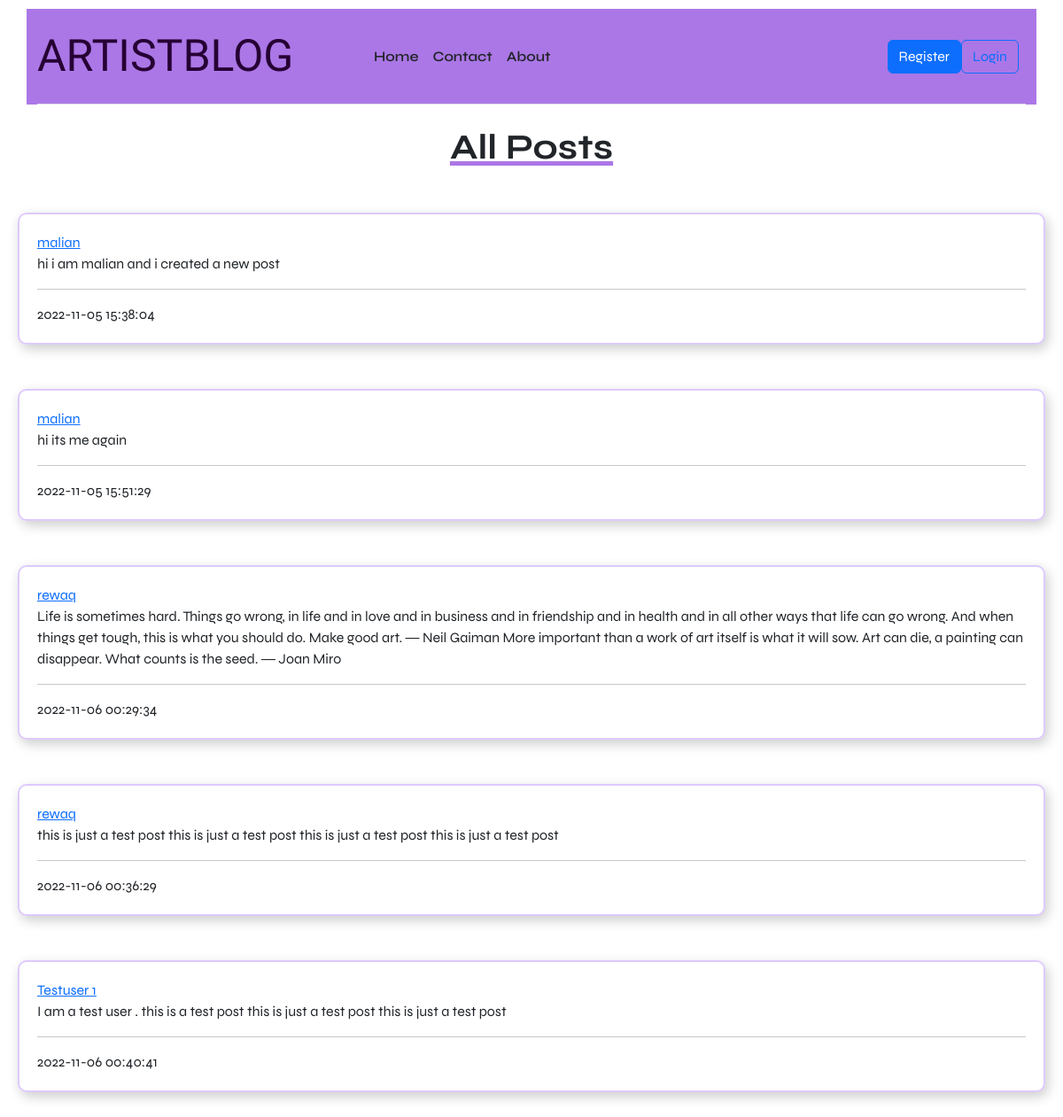
The page /home on the database its author committed.
### general/models.py (models this page shows)
class Post(db.Model):
    id = db.Column(db.Integer, primary_key=True)
    author = db.Column(db.Integer, db.ForeignKey('user.id', on_delete="CASCADE"),nullable=False)
    text= db.Column(db.Text(120), nullable=False)
    posted_on = db.Column(db.DateTime(timezone=True), default= func.now())

class User(db.Model, UserMixin):
    id = db.Column(db.Integer, primary_key=True)
    username = db.Column(db.String(20), nullable=False, unique=True)
    password = db.Column(db.String(100), nullable=False)
    email= db.Column(db.String(120), nullable=False, unique= True)
    date_created = db.Column(db.DateTime(timezone=True), default= func.now())
    posts =db.relationship('Post', backref='user', passive_deletes= True)

### general/display.py (the view)
@display.route("/")
@display.route("/home")
def home():
    posts = Post.query.all()
    return render_template("home.html",user=current_user, posts=posts)

### general/templates/home.html (shortened to what this page needs)
{% extends "base.html" %}
{% block content %}
<h1 style="text-align: center; font-weight: 700; text-decoration: underline; text-decoration-thickness: 5px; text-decoration-color: rgb(171, 119, 230) ;">{% block header %}All Posts {% endblock %} </h1>
{%  for post in posts %}
<div class="box">
    <div class="ibox">
        <a href="/user/{{post.user.username}}">{{post.user.username}}</a>
    </div>
    <div class="boxbody">
        <div class="boxtext">
            {{post.text}}
        </div>
    </div>
    <div class="boxbottom">
        <hr>
        {{post.posted_on}}
    </div>
</div>
{%  endfor %}
{% endblock %}

### general/templates/base.html (shortened to what this page needs)
<!DOCTYPE html>
<html lang="en">
<head>
    <link rel="stylesheet" href="/static/css/main.css">
    <link href="https://cdn.jsdelivr.net/npm/bootstrap@5.2.2/dist/css/bootstrap.min.css" rel="stylesheet">
</head>
<body>
    <div style="  background-color: rgb(171, 119, 230);" class="container">
        <header  style="align-items: center; " class="d-flex flex-wrap align-items-center justify-content-center justify-content-md-between py-3 mb-4 border-bottom">
          <a href="/" class="d-flex align-items-center col-md-4 mb-2 mb-md-0 text-dark text-decoration-none">
            <div style="color:rgb(38, 0, 52) ;    font-family: 'Modak', cursive;
            font-size: 50px;  " class="logo">ARTISTBLOG</div>
          </a>
          <ul style="font-family: 'Syne', sans-serif ;" class="nav col-12 col-md-auto mb-2 justify-content-center mb-md-0">
            <li><a href="/home" style="font-weight: 600;  "  class="nav-link px-2 link-dark">Home</a></li>
            <li><a href="/contact"  style="font-weight:600;" class="nav-link px-2 link-dark">Contact</a></li>
            <li><a href="/about"  style="font-weight: 600;" class="nav-link px-2 link-dark">About</a></li>
          </ul>
         {% if user.is_authenticated %}
         <a href="/logout">  <button type="button"    class="btn btn-outline-primary me-2">Logout</button></a>
          {% else %}
           <a href="/register"><button type="button"  class="btn btn-primary">Register</button></a>
           <a href="/login">  <button type="button"    class="btn btn-outline-primary me-2">Login</button></a>
        {% endif%}
          </div>
    <div>{% block content %} {% endblock %}</div>
</body>
</html>

### general/static/css/main.css (style rules this page uses)
* { margin: 0; padding: 0; font-family: 'Syne', sans-serif; outline: none; border: none; text-decoration: none; transition: 1s linear; }
body { scroll-behavior: smooth; }
.container { margin: 10px; }
.box { border: 2px solid rgba(175, 126, 255, 0.411); border-radius: 10px ; padding: 20px; margin: 50px 20px; box-shadow: 3px 5px 14px rgba(0, 0, 0, 0.2); }

### rows shown on the page
Post: user.username "malian", text "hi i am malian and i created a new post", posted_on "2022-11-05 15:38:04"
Post: user.username "malian", text "hi its me again", posted_on "2022-11-05 15:51:29"
Post: user.username "rewaq", text "Life is sometimes hard. Things go wrong, in life and in love and in business and in friendship and in health and in all other ways that life can go wrong. And when things get tough, this is what you should do. Make good art. ― Neil Gaiman More important than a work of art itself is what it will sow. Art can die, a painting can disappear. What counts is the seed. ― Joan Miro", posted_on "2022-11-06 00:29:34"
Post: user.username "rewaq", text "this is just a test post this is just a test post this is just a test post this is just a test post", posted_on "2022-11-06 00:36:29"
Post: user.username "Testuser 1", text "I am a test user . this is a test post this is just a test post this is just a test post", posted_on "2022-11-06 00:40:41"
